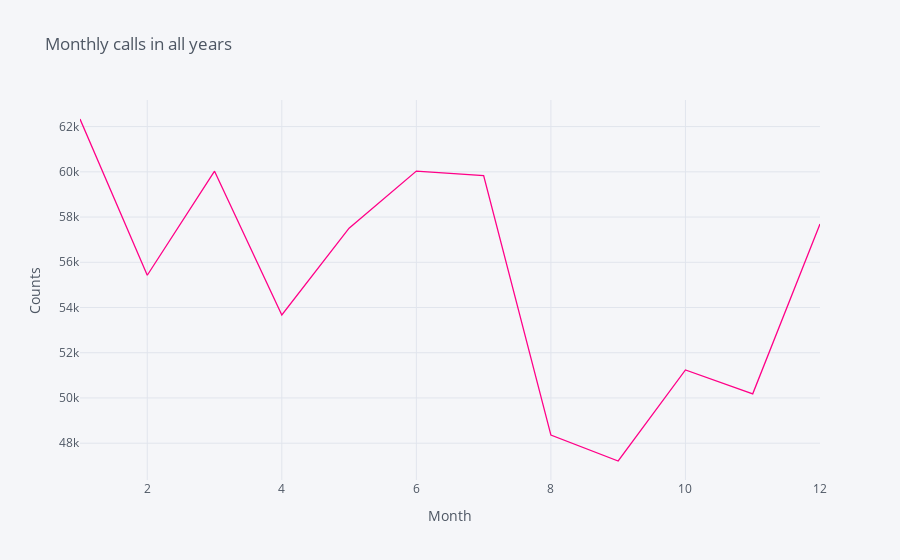

Notebook code for this chart:
### Code cell
by_month= df.groupby("Month").count()
# Changing index from months to default index(0:)
df_month= by_month.reset_index()
df_month.iplot(x="Month", y = "lat", colors= "pink", title="Monthly calls in all years", xTitle="Month",
               yTitle = "Counts")

### Figure 1 — Plotly figure (JSON) as saved in the notebook; plotly's stock layout.template omitted (floating-point values rounded to 4 significant figures)
{"data": [{"line": {"color": "rgba(255, 0, 136, 1.0)", "dash": "solid", "shape": "linear", "width": 1.3}, "mode": "lines", "name": "lat", "text": "", "type": "scatter", "x": [1, 2, 3, 4, 5, 6, 7, 8, 9, 10, 11, 12], "y": [62336, 55427, 60027, 53671, 57509, 60034, 59832, 48359, 47213, 51240, 50182, 57692]}], "layout": {"legend": {"bgcolor": "#F5F6F9", "font": {"color": "#4D5663"}}, "paper_bgcolor": "#F5F6F9", "plot_bgcolor": "#F5F6F9", "title": {"font": {"color": "#4D5663"}, "text": "Monthly calls in all years"}, "xaxis": {"gridcolor": "#E1E5ED", "showgrid": true, "tickfont": {"color": "#4D5663"}, "title": {"font": {"color": "#4D5663"}, "text": "Month"}, "zerolinecolor": "#E1E5ED"}, "yaxis": {"gridcolor": "#E1E5ED", "showgrid": true, "tickfont": {"color": "#4D5663"}, "title": {"font": {"color": "#4D5663"}, "text": "Counts"}, "zerolinecolor": "#E1E5ED"}}}
